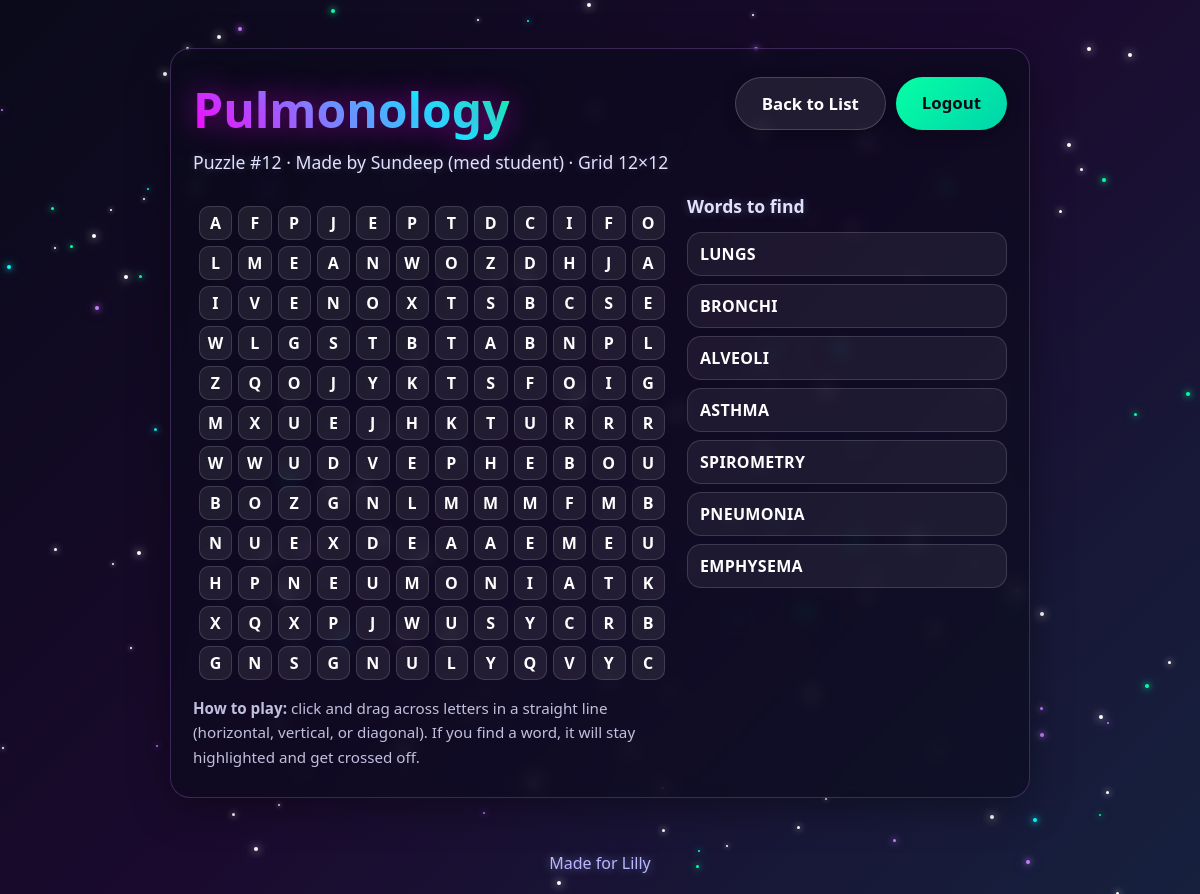
Screenshot of /lilly/puzzles/12 (signed in) with the database file from the repository.
### tables this page shows
CREATE TABLE puzzles (
              id INTEGER PRIMARY KEY AUTOINCREMENT,
              created_at TEXT NOT NULL,
              creator_name TEXT NOT NULL,
              theme TEXT NOT NULL,
              grid_size INTEGER NOT NULL,
              words_json TEXT NOT NULL,
              grid_json TEXT NOT NULL,
              placements_json TEXT NOT NULL
            );

### app.py (the view)
@app.route("/lilly/puzzles/<int:puzzle_id>")
def lilly_solve(puzzle_id: int):
    if not lilly_is_authed():
        return redirect(url_for("lilly_login"))
    with get_db() as conn:
        row = conn.execute("SELECT * FROM puzzles WHERE id = ?", (puzzle_id,)).fetchone()
    if row is None:
        return "Puzzle not found", 404
    words = json.loads(row["words_json"])
    grid = json.loads(row["grid_json"])
    found_words = set(get_progress(puzzle_id))
    found_cells: dict[str, list[list[int]]] = {}
    try:
        placements = json.loads(row["placements_json"])
    except json.JSONDecodeError:
        placements = []
    for pl in placements:
        w = str(pl.get("word") or "").upper()
        cells = pl.get("cells") or []
        if w and w in found_words and isinstance(cells, list):
            found_cells[w] = cells
    return render_template(
        "lilly_solve.html",
        puzzle={
            "id": row["id"],
            "theme": row["theme"],
            "creator_name": row["creator_name"],
            "grid_size": row["grid_size"],
            "words": words,
            "grid": grid,
            "found_words": sorted(found_words),
            "found_cells": found_cells,
        },
    )

### app.py (called while the page is built)
def get_db() -> sqlite3.Connection:
    conn = sqlite3.connect(DB_PATH)
    conn.row_factory = sqlite3.Row
    conn.execute("PRAGMA foreign_keys = ON")
    return conn

def lilly_is_authed() -> bool:
    return bool(session.get("lilly_authed"))

def get_progress(puzzle_id: int) -> list[str]:
    with get_db() as conn:
        row = conn.execute(
            "SELECT found_words_json FROM lilly_progress WHERE puzzle_id = ?",
            (puzzle_id,),
        ).fetchone()
    if row is None:
        return []
    try:
        data = json.loads(row["found_words_json"])
        return [str(w).upper() for w in data if str(w).strip()]
    except json.JSONDecodeError:
        return []

### templates/lilly_solve.html (shortened to what this page needs)
{% extends "base.html" %}
{% block content %}
<div class="card">
  <div style="display:flex; align-items:flex-start; justify-content:space-between; gap:12px; flex-wrap:wrap;">
    <div style="text-align:left;">
      <h1 style="margin-bottom:6px;">{{ puzzle.theme }}</h1>
      <div class="subtitle" style="margin-bottom:0;">
        Puzzle #{{ puzzle.id }} · Made by {{ puzzle.creator_name }} · Grid {{ puzzle.grid_size }}×{{ puzzle.grid_size }}
      </div>
    </div>
    <div style="display:flex; gap:10px; flex-wrap:wrap;">
      <a class="btn btn-ghost" href="{{ url_for('lilly_dashboard') }}">Back to List</a>
      <a class="btn btn-secondary" href="{{ url_for('lilly_logout') }}">Logout</a>
    </div>
  </div>
  <div class="layout" style="margin-top: 14px;">
    <div class="grid-wrap">
      <table class="grid" aria-label="Word search puzzle grid">
        <tbody>
          {% for row in puzzle.grid %}
          {% set r = loop.index0 %}
          <tr>
            {% for ch in row %}
            <td class="cell" data-r="{{ r }}" data-c="{{ loop.index0 }}">{{ ch }}</td>
            {% endfor %}
          </tr>
          {% endfor %}
        </tbody>
      </table>
      <div class="hint">
        <strong>How to play:</strong> click and drag across letters in a straight line (horizontal, vertical, or diagonal).
        If you find a word, it will stay highlighted and get crossed off.
      </div>
    </div>
    <div>
      <div class="subtitle" style="margin-bottom: 0; text-align:left;"><strong>Words to find</strong></div>
      <div class="wordlist" id="wordlist">
        {% for w in puzzle.words %}
        <div class="word {% if w in puzzle.found_words %}done{% endif %}" data-word="{{ w }}">{{ w }}</div>
        {% endfor %}
      </div>
    </div>
  </div>
</div>
{% endblock %}

### templates/base.html (style rules this page uses)
* { margin: 0; padding: 0; box-sizing: border-box; }
body { font-family: 'Comic Sans MS', 'Segoe UI', Tahoma, Geneva, Verdana, sans-serif; background: linear-gradient(135deg, #0a0a1a 0%, #1a0a2e 50%, #16213e 100%); min-height: 100vh; color: #ffffff; position: relative; overflow-x: hidden; }
.card { background: rgba(10, 10, 26, 0.55); border: 1px solid rgba(199, 125, 255, 0.25); box-shadow: 0 10px 40px rgba(0, 0, 0, 0.35); backdrop-filter: blur(8px); border-radius: 20px; padding: 28px 22px; }
h1 { font-size: 3rem; margin-bottom: 18px; background: linear-gradient(45deg, #ff00ff, #00ffff, #00ff00); -webkit-background-clip: text; -webkit-text-fill-color: transparent; background-clip: text; text-shadow: 0 0 30px rgba(255, 0, 255, 0.5); }
.subtitle { color: #e0e0ff; text-shadow: 0 0 10px rgba(224, 224, 255, 0.25); font-size: 1.1rem; line-height: 1.7; margin-bottom: 22px; }
.btn { padding: 14px 26px; font-size: 1.05rem; font-weight: bold; border: none; border-radius: 999px; cursor: pointer; transition: transform 0.2s ease, box-shadow 0.2s ease, filter 0.2s ease; text-decoration: none; display: inline-block; box-shadow: 0 4px 15px rgba(0, 0, 0, 0.3); font-family: 'Comic Sans MS', 'Segoe UI', sans-serif; }
.btn-secondary { background: linear-gradient(135deg, #06ffa5, #00d4aa); color: #0a0a1a; }
.btn-ghost { background: rgba(255,255,255,0.08); color: #fff; border: 1px solid rgba(255,255,255,0.18); }

### templates/lilly_solve.html (style rules this page uses)
.layout { display: grid; grid-template-columns: 1fr 320px; gap: 16px; align-items: start; text-align: left; }
.grid-wrap { overflow-x: auto; }
table.grid { border-collapse: separate; border-spacing: 6px; margin: 8px auto 0; }
table.grid td { width: 34px; height: 34px; text-align: center; vertical-align: middle; border-radius: 10px; background: rgba(255,255,255,0.08); border: 1px solid rgba(255,255,255,0.14); font-weight: 900; letter-spacing: 0.5px; user-select: none; cursor: pointer; transition: transform 120ms ease, filter 120ms ease, background 120ms ease; }
.wordlist { display: flex; flex-direction: column; gap: 8px; margin-top: 10px; }
.word { padding: 10px 12px; border-radius: 14px; border: 1px solid rgba(255,255,255,0.14); background: rgba(255,255,255,0.06); font-weight: 900; letter-spacing: 0.3px; display:flex; align-items:center; justify-content:space-between; gap:10px; }
.hint { color: rgba(224,224,255,0.85); font-size: 0.95rem; line-height: 1.6; margin-top: 10px; }

### rows the page displays
puzzles: theme "Pulmonology", id "12", creator_name "Sundeep (med student)", grid_size "12"

### other values shown
{{ ch }} "A" "F" "P" "J" "E" "P" "T" "D" "C" "I" "F" "O" "L" "M" "E" "A" "N" "W" "O" "Z" "D" "H" "J" "A" "I" "V" "E" "N" "O" "X" "T" "S" "B" "C" "S" "E" "W" "L" "G" "S" "T" "B" "T" "A" "B" "N" "P" "L" "Z" "Q" "O" "J" "Y" "K" "T" "S" "F" "O" "I" "G" "M" "X" "U" "E" "J" "H" "K" "T" "U" "R" "R" "R" "W" "W" "U" "D" "V" "E" "P" "H" "E" "B" "O" "U" "B" "O" "Z" "G" "N" "L" "M" "M" "M" "F" "M" "B" "N" "U" "E" "X" "D" "E" "A" "A" "E" "M" "E" "U" "H" "P" "N" "E" "U" "M" "O" "N" "I" "A" "T" "K" "X" "Q" "X" "P" "J" "W" "U" "S" "Y" "C" "R" "B" "G" "N" "S" "G" "N" "U" "L" "Y" "Q" "V" "Y" "C"
{{ w }} "LUNGS" "BRONCHI" "ALVEOLI" "ASTHMA" "SPIROMETRY" "PNEUMONIA" "EMPHYSEMA"
